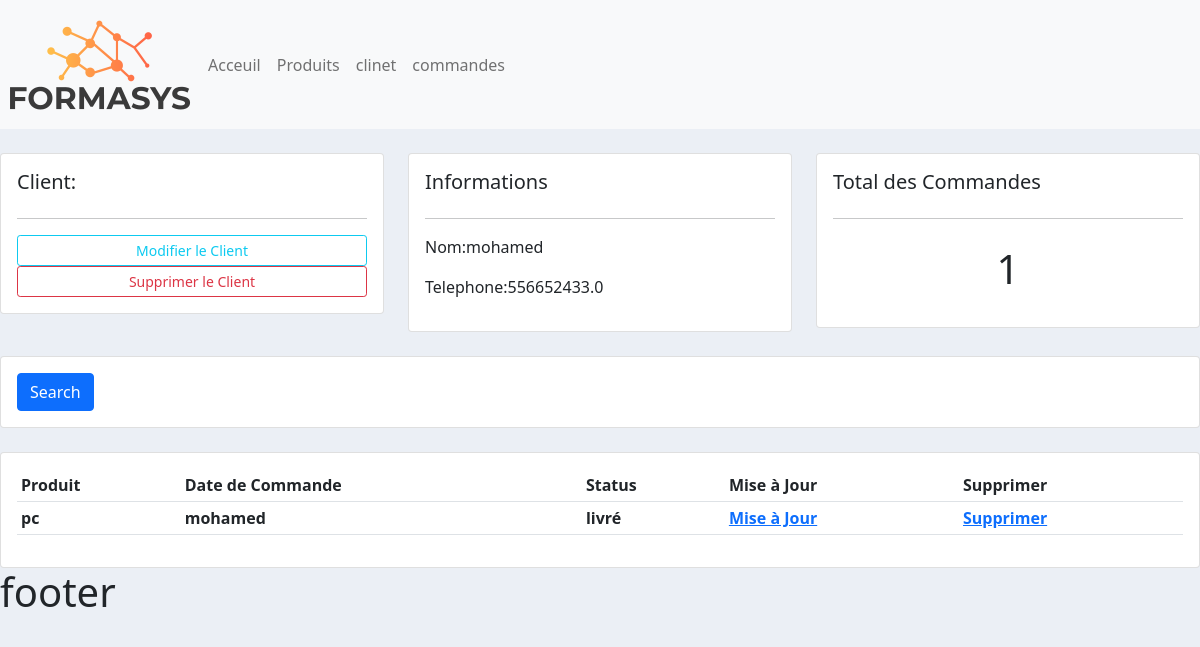
The app's page /client//11/ with its own data.
### client/models.py (models this page shows)
class Client(models.Model):
    nom=models.CharField(max_length=200,null=True)
    telephon=models.CharField(max_length=200,null=True)
    dete_creation=models.DateTimeField(auto_now_add=True,null=True)
    def __str__(self):
                return self.nom

### commande/models.py (models this page shows)
class Commande(models.Model):
        STATUS=(('en instance','en instance'),
                ('non livré','non livré'),
                ('livré','livré'))
        client=models.ForeignKey(Client,null=True,on_delete=models.SET_NULL)
        produit=models.ForeignKey(Produit,null=True,on_delete=models.SET_NULL)
        status=models.CharField(max_length=200,null=True,choices=STATUS)
        dete_creation=models.DateTimeField(auto_now_add=True,null=True)

### produit/models.py (models this page shows)
class Produit(models.Model):
    nom=models.CharField(max_length=200,null=True)
    prix=models.FloatField(null=True)
    dete_creation=models.DateTimeField(auto_now_add=True,null=True)
    tag=models.ManyToManyField(Tag)
    def __str__(self):
        return self.nom

### client/views.py (the view)
# urls.py: path('/<str:pk>/',views.list_client,name='client')
def list_client(request,pk):
    client=Client.objects.get(id=pk)
    Commande=client.commande_set.all()
    commande_total=Commande.count()
    context={'Client':client,'Commande':Commande,'commande_total':commande_total}
    return render(request, 'client/list_client.html',context)

### templates/client/list_client.html (shortened to what this page needs)
{% extends 'main.html'%}
{% block contenu %}
<br>
<div class="row">
	<div class="col-md">
		<div class="card card-body">
			<h5>Client:</h5>
			<hr>
			<a class="btn btn-outline-info  btn-sm btn-block" href="">Modifier le Client</a>
			<a class="btn btn-outline-danger  btn-sm btn-block" href="">Supprimer le Client</a>
		</div>
	</div>
	<div class="col-md">
		<div class="card card-body">
			<h5>Informations</h5>
			<hr>
			<p>Nom:{{Client.nom}} </p>
			<p>Telephone:{{Client.telephon}} </p>
		</div>
	</div>
	<div class="col-md">
		<div class="card card-body">
			<h5>Total des Commandes</h5>
			<hr>
			<h1 style="text-align: center;padding: 10px">{{commande_total}}</h1>
		</div>
	</div>
</div>
<br>
<div class="row">
	<div class="col">
		<div class="card card-body">
			<form method="get">
		<button class="btn btn-primary" type="submit">Search</button>
		</form>
		</div>
	</div>
</div>
<br>
<div class="row">
	<div class="col-md">
		<div class="card card-body">
			<table class="table table-sm">
				<tr>
					<th>Produit</th>
					<th>Date de Commande</th>
					<th>Status</th>
					<th>Mise à Jour</th>
					<th>Supprimer</th>
				</tr>
				{% for Commande in Commande %}
        <tr>
        <th>{{Commande.produit}}</th>
        <th>{{Commande.client}}</th>
        <th>{{Commande.status}}</th>
        <th><a href="">Mise à Jour </a></th>
        <th><a href="">Supprimer</a></th>
        </tr>
        {% endfor %}
			</table>
		</div>
	</div>
</div>
{% endblock %}

### static/css/main.css (style rules this page uses)
body { background-color: #ebeff5; }

### records on screen
Client: nom "mohamed", telephon "556652433.0"
Commande: produit "pc", client "mohamed", status "livré"

### other values on screen
{{ commande_total }} "1"
